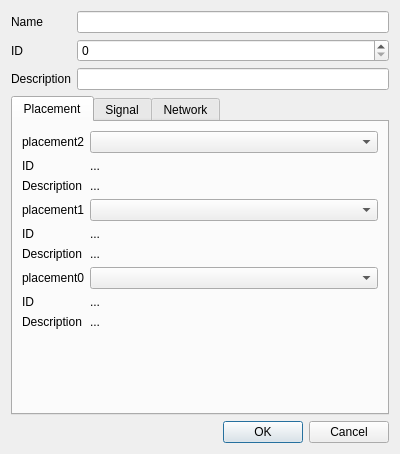
<?xml version="1.0" encoding="UTF-8"?>
<ui version="4.0">
 <class>Dialog_Actuator_Edit</class>
 <widget class="QDialog" name="Dialog_Actuator_Edit">
  <property name="geometry">
   <rect>
    <x>0</x>
    <y>0</y>
    <width>400</width>
    <height>454</height>
   </rect>
  </property>
  <property name="windowTitle">
   <string>Actuator</string>
  </property>
  <layout class="QVBoxLayout" name="verticalLayout">
   <item>
    <layout class="QFormLayout" name="formLayout">
     <item row="0" column="0">
      <widget class="QLabel" name="label">
       <property name="text">
        <string>Name</string>
       </property>
      </widget>
     </item>
     <item row="0" column="1">
      <widget class="QLineEdit" name="lineEdit_actuator_name"/>
     </item>
     <item row="1" column="0">
      <widget class="QLabel" name="label_2">
       <property name="text">
        <string>ID</string>
       </property>
      </widget>
     </item>
     <item row="1" column="1">
      <widget class="QSpinBox" name="spinBox_actuator_id">
       <property name="maximum">
        <number>500</number>
       </property>
      </widget>
     </item>
     <item row="2" column="0">
      <widget class="QLabel" name="label_3">
       <property name="text">
        <string>Description</string>
       </property>
      </widget>
     </item>
     <item row="2" column="1">
      <widget class="QLineEdit" name="lineEdit_actuator_description"/>
     </item>
    </layout>
   </item>
   <item>
    <widget class="QTabWidget" name="tabWidget_actuator">
     <property name="currentIndex">
      <number>0</number>
     </property>
     <widget class="QWidget" name="Placement">
      <attribute name="title">
       <string>Placement</string>
      </attribute>
      <layout class="QFormLayout" name="formLayout_2">
       <item row="0" column="0">
        <widget class="QLabel" name="label_4">
         <property name="text">
          <string>placement2</string>
         </property>
        </widget>
       </item>
       <item row="0" column="1">
        <widget class="QComboBox" name="comboBox_actuator_placement2">
         <property name="maxVisibleItems">
          <number>500</number>
         </property>
        </widget>
       </item>
       <item row="1" column="0">
        <widget class="QLabel" name="label_11">
         <property name="text">
          <string>ID</string>
         </property>
        </widget>
       </item>
       <item row="1" column="1">
        <widget class="QLabel" name="label_a_placement2_id">
         <property name="text">
          <string>...</string>
         </property>
        </widget>
       </item>
       <item row="2" column="0">
        <widget class="QLabel" name="label_14">
         <property name="text">
          <string>Description</string>
         </property>
        </widget>
       </item>
       <item row="2" column="1">
        <widget class="QLabel" name="label_a_placement2_description">
         <property name="text">
          <string>...</string>
         </property>
        </widget>
       </item>
       <item row="3" column="0">
        <widget class="QLabel" name="label_5">
         <property name="text">
          <string>placement1</string>
         </property>
        </widget>
       </item>
       <item row="3" column="1">
        <widget class="QComboBox" name="comboBox_actuator_placement1">
         <property name="maxVisibleItems">
          <number>500</number>
         </property>
        </widget>
       </item>
       <item row="4" column="0">
        <widget class="QLabel" name="label_12">
         <property name="text">
          <string>ID</string>
         </property>
        </widget>
       </item>
       <item row="4" column="1">
        <widget class="QLabel" name="label_a_placement1_id">
         <property name="text">
          <string>...</string>
         </property>
        </widget>
       </item>
       <item row="5" column="0">
        <widget class="QLabel" name="label_17">
         <property name="text">
          <string>Description</string>
         </property>
        </widget>
       </item>
       <item row="5" column="1">
        <widget class="QLabel" name="label_a_placement1_description">
         <property name="text">
          <string>...</string>
         </property>
        </widget>
       </item>
       <item row="6" column="0">
        <widget class="QLabel" name="label_6">
         <property name="text">
          <string>placement0</string>
         </property>
        </widget>
       </item>
       <item row="6" column="1">
        <widget class="QComboBox" name="comboBox_actuator_placement0">
         <property name="maxVisibleItems">
          <number>500</number>
         </property>
        </widget>
       </item>
       <item row="7" column="0">
        <widget class="QLabel" name="label_19">
         <property name="text">
          <string>ID</string>
         </property>
        </widget>
       </item>
       <item row="7" column="1">
        <widget class="QLabel" name="label_a_placement0_id">
         <property name="text">
          <string>...</string>
         </property>
        </widget>
       </item>
       <item row="8" column="0">
        <widget class="QLabel" name="label_18">
         <property name="text">
          <string>Description</string>
         </property>
        </widget>
       </item>
       <item row="8" column="1">
        <widget class="QLabel" name="label_a_placement0_description">
         <property name="text">
          <string>...</string>
         </property>
        </widget>
       </item>
      </layout>
     </widget>
     <widget class="QWidget" name="Signal">
      <attribute name="title">
       <string>Signal</string>
      </attribute>
      <layout class="QFormLayout" name="formLayout_3">
       <item row="0" column="0" colspan="2">
        <widget class="QComboBox" name="comboBox_actuator_signal">
         <property name="maxVisibleItems">
          <number>500</number>
         </property>
        </widget>
       </item>
       <item row="1" column="0">
        <widget class="QLabel" name="label_10">
         <property name="text">
          <string>ID</string>
         </property>
        </widget>
       </item>
       <item row="1" column="1">
        <widget class="QLabel" name="label_as_id">
         <property name="text">
          <string>...</string>
         </property>
        </widget>
       </item>
       <item row="2" column="0">
        <widget class="QLabel" name="label_13">
         <property name="text">
          <string>Description</string>
         </property>
        </widget>
       </item>
       <item row="2" column="1">
        <widget class="QLabel" name="label_as_description">
         <property name="text">
          <string>...</string>
         </property>
        </widget>
       </item>
      </layout>
     </widget>
     <widget class="QWidget" name="Network">
      <attribute name="title">
       <string>Network</string>
      </attribute>
      <layout class="QVBoxLayout" name="verticalLayout_2">
       <item>
        <layout class="QFormLayout" name="formLayout_4">
         <item row="0" column="0" colspan="2">
          <widget class="QComboBox" name="comboBox_actuator_network">
           <property name="maxVisibleItems">
            <number>500</number>
           </property>
          </widget>
         </item>
         <item row="1" column="0">
          <widget class="QLabel" name="label_15">
           <property name="text">
            <string>ID</string>
           </property>
          </widget>
         </item>
         <item row="1" column="1">
          <widget class="QLabel" name="label_anet_id">
           <property name="text">
            <string>...</string>
           </property>
          </widget>
         </item>
         <item row="2" column="0">
          <widget class="QLabel" name="label_16">
           <property name="text">
            <string>Dscription</string>
           </property>
          </widget>
         </item>
         <item row="2" column="1">
          <widget class="QLabel" name="label_anet_description">
           <property name="text">
            <string>...</string>
           </property>
          </widget>
         </item>
        </layout>
       </item>
      </layout>
     </widget>
    </widget>
   </item>
   <item>
    <widget class="QDialogButtonBox" name="buttonBox_actuator">
     <property name="orientation">
      <enum>Qt::Horizontal</enum>
     </property>
     <property name="standardButtons">
      <set>QDialogButtonBox::Cancel|QDialogButtonBox::Ok</set>
     </property>
    </widget>
   </item>
  </layout>
 </widget>
 <resources/>
 <connections>
  <connection>
   <sender>buttonBox_actuator</sender>
   <signal>accepted()</signal>
   <receiver>Dialog_Actuator_Edit</receiver>
   <slot>accept()</slot>
   <hints>
    <hint type="sourcelabel">
     <x>248</x>
     <y>254</y>
    </hint>
    <hint type="destinationlabel">
     <x>157</x>
     <y>274</y>
    </hint>
   </hints>
  </connection>
  <connection>
   <sender>buttonBox_actuator</sender>
   <signal>rejected()</signal>
   <receiver>Dialog_Actuator_Edit</receiver>
   <slot>reject()</slot>
   <hints>
    <hint type="sourcelabel">
     <x>316</x>
     <y>260</y>
    </hint>
    <hint type="destinationlabel">
     <x>286</x>
     <y>274</y>
    </hint>
   </hints>
  </connection>
 </connections>
</ui>
